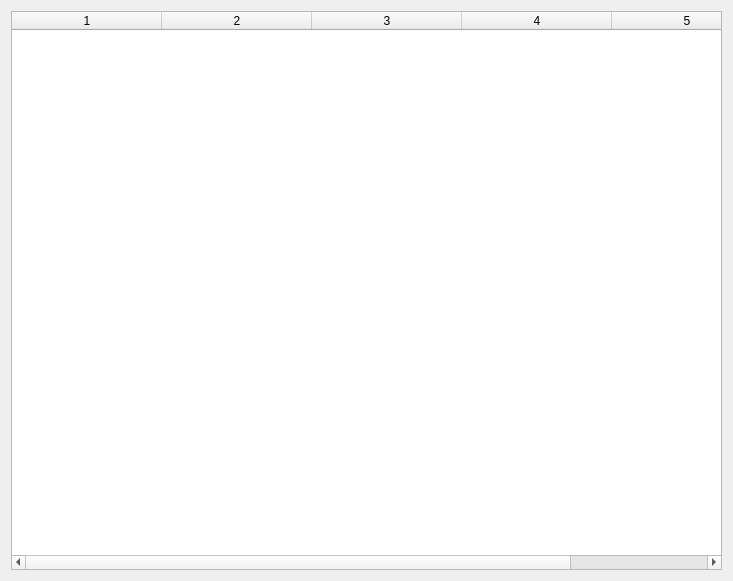
<?xml version="1.0" encoding="UTF-8"?>
<ui version="4.0">
 <class>processdialog</class>
 <widget class="QDialog" name="processdialog">
  <property name="geometry">
   <rect>
    <x>0</x>
    <y>0</y>
    <width>733</width>
    <height>581</height>
   </rect>
  </property>
  <property name="windowTitle">
   <string>Dialog</string>
  </property>
  <layout class="QGridLayout" name="gridLayout">
   <item row="0" column="0">
    <widget class="QTableWidget" name="processtable">
     <property name="minimumSize">
      <size>
       <width>700</width>
       <height>550</height>
      </size>
     </property>
     <property name="maximumSize">
      <size>
       <width>1080</width>
       <height>960</height>
      </size>
     </property>
     <property name="contextMenuPolicy">
      <enum>Qt::CustomContextMenu</enum>
     </property>
     <property name="columnCount">
      <number>5</number>
     </property>
     <attribute name="horizontalHeaderDefaultSectionSize">
      <number>150</number>
     </attribute>
     <attribute name="horizontalHeaderStretchLastSection">
      <bool>true</bool>
     </attribute>
     <column/>
     <column/>
     <column/>
     <column/>
     <column/>
    </widget>
   </item>
  </layout>
 </widget>
 <resources/>
 <connections/>
</ui>
